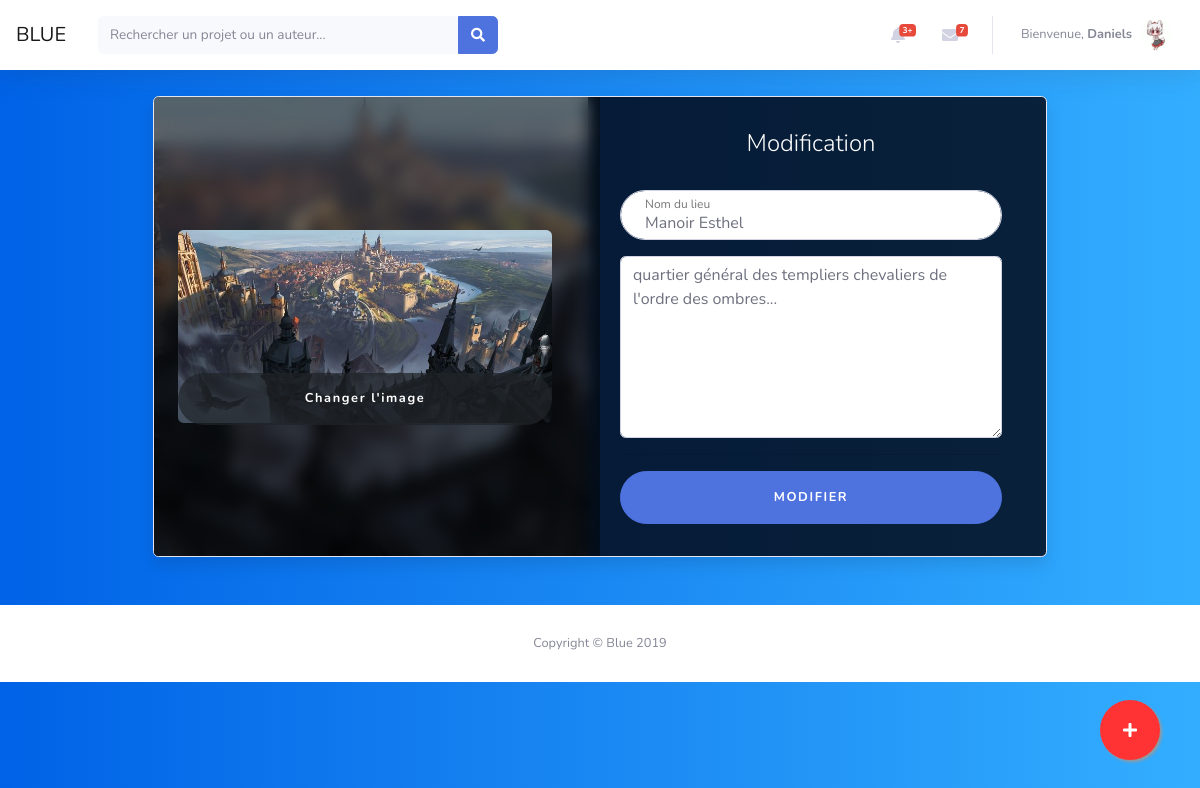
/lieu.php?id=23 (signed in), run on the app's committed database.
### tables this page shows
CREATE TABLE `lieu` (
  `id_lieu` int(11) NOT NULL,
  `nom_lieu` varchar(30) DEFAULT NULL,
  `description_lieu` text DEFAULT NULL,
  `image_lieu` varchar(100) DEFAULT NULL
);

### lieu.php (the view, shortened to what this page needs)
<?php
include "INCLUSION/header.php";
include "TRAITEMENT/connexion.php";
$requete = $bdd->prepare('SELECT * FROM lieu WHERE id_lieu = :id');
$requete->execute(array('id' => $_GET['id']));
$donnee = $requete->fetch();
?>
<div id="modification" class="row">
    <div class="col-lg-10 col-xl-9 mx-auto">
        <div class="card card-signin flex-row my-5" style="background-color: rgba(0, 0, 10, 0.8);">
            <form class="form-signin row" action="TRAITEMENT/modification.php" method="POST" enctype="multipart/form-data">
                <div class="card-img-left d-none d-md-flex col-md-6" style="background-image: url('<?php echo "IMAGES/LIEUX/" . $donnee['image_lieu'] ?>');">
                    <div class="profile-img container align-self-center" style=" z-index:1;">
                        <br />
                        <?php if ($donnee['image_lieu'] != "") { ?>
                            <img class="avatar rounded img-fluid" src="IMAGES/LIEUX/<?php echo $donnee['image_lieu']; ?>" alt="<?php echo $donnee['image_lieu']; ?>" />
                        <?php } else { ?>
                            <img class="avatar rounded img-fluid" src="IMAGES/PROFILS/STAND.jpg" alt="image par defaut" />
                        <?php } ?>
                        <div class="file btn btn-lg btn-primary">
                            Changer l'image
                        </div>
                    </div>
                </div>
                <div class="card-body col-md-6">
                    <h5 class="card-title text-center" style="color:white;">
                        Modification
                    </h5>
                    <div class="form-label-group">
                        <input type="text" id="lieu" class="form-control" placeholder="nom du lieu" name="nom" value="<?php echo $donnee['nom_lieu']; ?>" required />
                        <label for="lieu">Nom du lieu</label>
                    </div>
                    <div class="form-label-group">
                        <textarea type="text" rows="7" class="form-control" placeholder="description du lieu..." name="description"><?php echo $donnee['description_lieu']; ?></textarea>
                    </div>
                    <hr />
                    <button class="btn btn-lg btn-primary btn-block text-uppercase" type="submit">Modifier</button>
                </div>
            </form>
        </div>
    </div>
</div>
<?php
include "INCLUSION/footer.php";
?>

### CSS/MyStyle.css (style rules this page uses)
body { background-color: powderblue; }
.profile-img { text-align: center; }
.profile-img img { width: 100%; }
.profile-img .file { position: relative; overflow: hidden; margin-top: -20%; width: 100%; border: none; border-radius: 0; font-size: 15px; background: #212529b8; }
:root { --input-padding-x: 1.5rem; --input-padding-y: .75rem; }
body { background: #007bff; background: linear-gradient(to right, #0062E6, #33AEFF); }
.card-signin { border: 0; border-radius: 1rem; box-shadow: 0 0.5rem 1rem 0 rgba(0, 0, 0, 0.1); overflow: hidden; }
.card-signin .card-title { margin-bottom: 2rem; font-weight: 300; font-size: 1.5rem; }
.card-signin .card-img-left { width: 45%; background: scroll center url('../IMAGES/giphy.gif'); background-size: cover; }
.card-signin .card-body { padding: 2rem; }
.form-signin { width: 100%; }
.form-signin .btn { font-size: 80%; border-radius: 5rem; letter-spacing: .1rem; font-weight: bold; padding: 1rem; transition: all 0.2s; }
.form-label-group { position: relative; margin-bottom: 1rem; }
.form-label-group input { height: auto; border-radius: 2rem; }
.form-label-group>input, .form-label-group>label { padding: var(--input-padding-y) var(--input-padding-x); }
.form-label-group>label { position: absolute; top: 0; left: 0; display: block; width: 100%; margin-bottom: 0; line-height: 1.5; color: #495057; border: 1px solid transparent; border-radius: .25rem; transition: all .1s ease-in-out; }
.form-label-group input::placeholder { color: transparent; }
.form-label-group input:not(:placeholder-shown) { padding-top: calc(var(--input-padding-y) + var(--input-padding-y) * (2 / 3)); padding-bottom: calc(var(--input-padding-y) / 3); }
.form-label-group input:not(:placeholder-shown)~label { padding-top: calc(var(--input-padding-y) / 3); padding-bottom: calc(var(--input-padding-y) / 3); font-size: 12px; color: #777; }

### data on the page
lieu: image_lieu (picture), nom "Manoir Esthel", description "quartier général des templiers chevaliers de l'ordre des ombres..."

### other printed values
$_SESSION['pseudo'] "Daniels"
